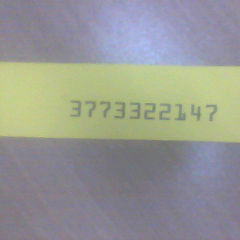
#> input picture img/sample.png, 240 x 240 px
$ jupyter execute sobel.ipynb
#> lines starting #> are read from the running program, lines starting #| are printed output that depends on the picture
[cell 1]
import numpy as np
import cv2
import matplotlib.pyplot as plt

[cell 2]
sobel_X =  [-1, 0, +1, -2, 0, 2, -1, 0, 1]
sobel_Y =  [1, 2, 1, 0, 0, 0, -1, -2, -1]

src = cv2.imread('./img/sample.png', 0)
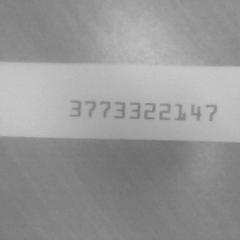
#> src: shape (240, 240); min 111, max 200, mean 151
height, width = src.shape
#> height = 240; width = 240

# make empty image
def iterConv(dst, x, y, fitler=sobel_X):

    opmem = [0 for i in range(9)] # operation memory

    top = True if y-1 >= 0 else False
    bottom = True if y+1 < height else False
    left = True if x-1 >=0 else False
    right = True if x+1 < width else False

    opmem[0] = dst[y-1, x-1] if top and left else 0
    opmem[1] = dst[y-1, x] if top else 0
    opmem[2] = dst[y-1, x+1] if top and right else 0

    opmem[3] = dst[y, x-1] if left else 0
    opmem[4] = dst[y, x]
    opmem[5] = dst[y, x+1] if right else 0

    opmem[6] = dst[y+1, x-1] if bottom and left else 0
    opmem[7] = dst[y+1, x] if bottom else 0
    opmem[8] = dst[y+1, x+1] if bottom and right else 0

    sum = 0
    for i in range(9):
        sum += opmem[i] * fitler[i]

    return sum

def soble(dst):
    output_x = np.zeros((height, width))
    output_y = np.zeros((height, width))

    # iterate sobel operation
    for y in range(height):
        for x in range(width):
            output_x[y, x] = iterConv(dst, x, y, sobel_X)
            output_y[y, x] = iterConv(dst, x, y, sobel_Y)
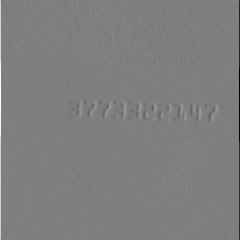
#> output_x: shape (240, 240) float64; min -785, max 792, mean 0; drawn with min black and max white
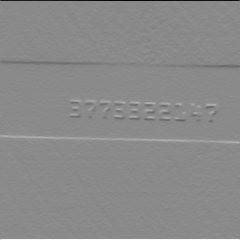
#> output_y: shape (240, 240) float64; min -649, max 548, mean 0.3; drawn with min black and max white

    output = abs(output_x) + abs(output_y)
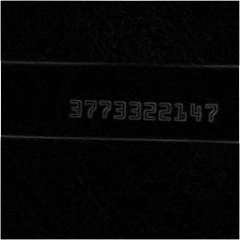
#> output: shape (240, 240) float64; min 0, max 856, mean 26.1; drawn with min black and max white
    return output

[cell 3]
output = soble(src)

plt.subplot(1, 2, 1)
plt.imshow(src, cmap='gray')
plt.subplot(1, 2, 2)
plt.imshow(output, cmap='gray')
